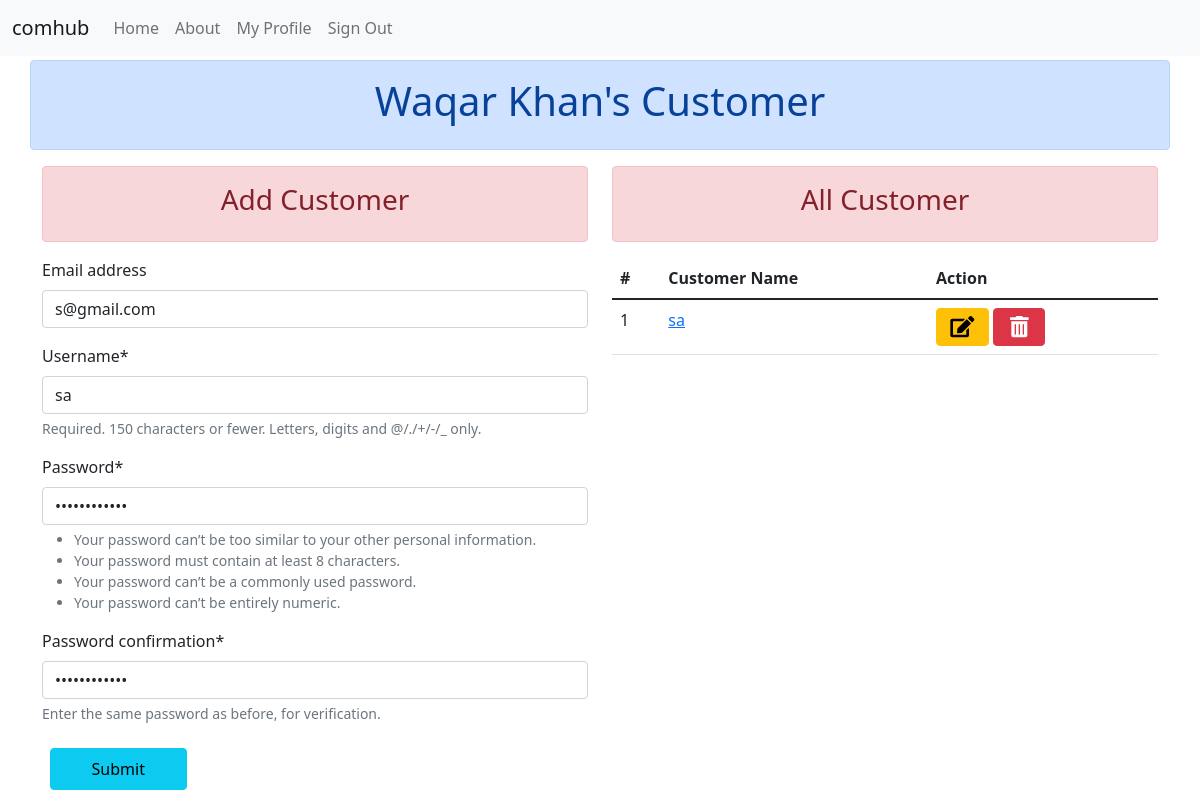
/users_/sa/ (signed in), run on an earlier commit of the app's database.
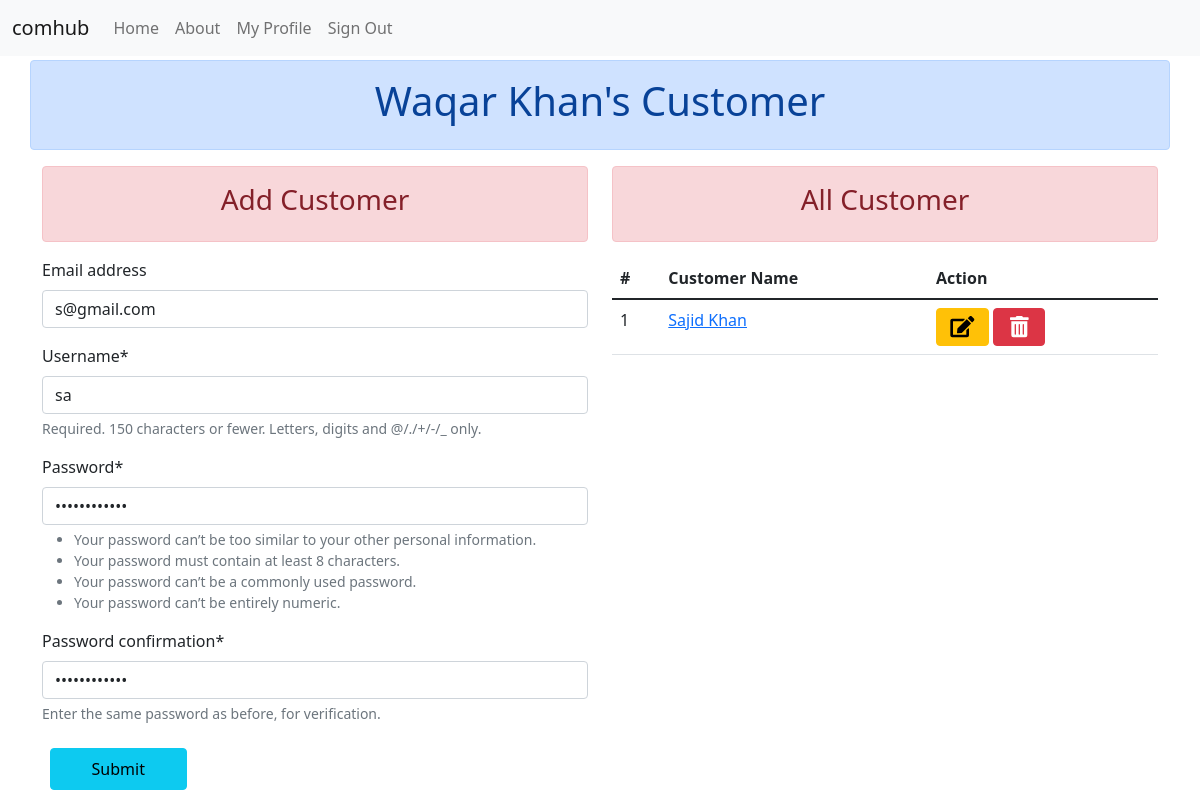
And on a later commit of the database.
### comhub/users/models.py (models this page shows, shortened)
class User(AbstractUser):
    name = CharField(_("Name of User"), blank=True, max_length=255)
    address = TextField(_("Address"), blank=True)
    phone_number = PhoneNumberField(_("User's Phone Number"), blank=True)
    user_type_choices = Choices('Admin','Suplier','Customer',)
    user_type = StatusField(choices_name='user_type_choices')
    customer_of = models.ForeignKey("self", on_delete=models.CASCADE, blank=True, null=True)
    first_name = None  # type: ignore
    last_name = None  # type: ignore

### comhub/file_sharing_app/views.py (the view)
# urls.py: path("users_/<str:username>/", file_sharing_views.update_user, name="update_user"),
@login_required
def update_user(request, username):
    user = User.objects.filter(username=username, customer_of=request.user).first()
    form = CustomerForm(request.POST or None, instance=user)
    if form.is_valid():
        customer_object = form.save(commit=False)
        customer_object.user_type = 'Customer'
        customer_object.customer_of = request.user
        customer_object.save()
        return redirect("home")
    context = {"form": form}
    return render(request, 'pages/home.html', context)

### comhub/file_sharing_app/forms.py
class CustomerForm(UserCreationForm):
    class Meta:
        model = User
        fields = ('email', 'username')
    def __init__(self, *args, **kwargs):
        super().__init__(*args, **kwargs)
        password = str(uuid.uuid1()).split("-")[-1]
        self.fields['password1'].widget.attrs.update({'value':password})
        self.fields['password2'].widget.attrs.update({'value':password})

### comhub/users/context_processors.py (called while the page is built)
def allauth_settings(request):
    return {
        "ACCOUNT_ALLOW_REGISTRATION": settings.ACCOUNT_ALLOW_REGISTRATION,
    }

### comhub/templates/pages/home.html (shortened to what this page needs)
{% extends "base.html" %}
{% load crispy_forms_tags %}
{% block content %}
<div class="row">
    <div class="col-12 alert alert-primary text-center">
        <h1>
            {{request.user.name|title}}'s Customer
        </h1>
    </div>
    <div class="col-md-6">
        <div class="col-12 alert alert-danger text-center">
            <h3>
                Add Customer
            </h3>
        </div>
        <form action="." method="post">
            {{form|crispy}}
            <button class="btn btn-info m-2 p-2 col-3" type="submit">Submit</button>
        </form>
    </div>
    <div class="col-md-6">
        <div class="col-12 alert alert-danger text-center">
            <h3>
                All Customer
            </h3>
        </div>
        <div class="col-12">
            <table class="table">
                <thead>
                    <tr>
                        <th>#</th>
                        <th>Customer Name</th>
                        <th>Action</th>
                    </tr>
                </thead>
                <tbody>
                    {% for customer in request.user.user_set.all %}
                    <tr>
                        <td scope="row">{{forloop.counter}}</td>
                        <td><a href="{% url 'customer_file_page' customer.username %}">{% if customer.name %}{{customer.name}}{% else %}{{customer.username}}{% endif %}</a></td>
                        <td>
                            <a class="btn btn-warning" href="{% url 'update_user' customer.username %}" role="button"><i class="fas fa-edit  fa-lg fa-fw"></i></a>
                            <a class="btn btn-danger" href="{% url 'users:delete' customer.username %}" role="button"><i class="fas fa-trash-alt fa-lg fa-fw"></i></a>
                        </td>
                    </tr>
                    {% endfor %}
                </tbody>
            </table>
        </div>
    </div>
</div>
{% endblock content %}

What changed in the data, as far as the page shows it:
changed User "s@gmail.com": name (not shown) → "Sajid Khan"; username "sa" → (not shown)
